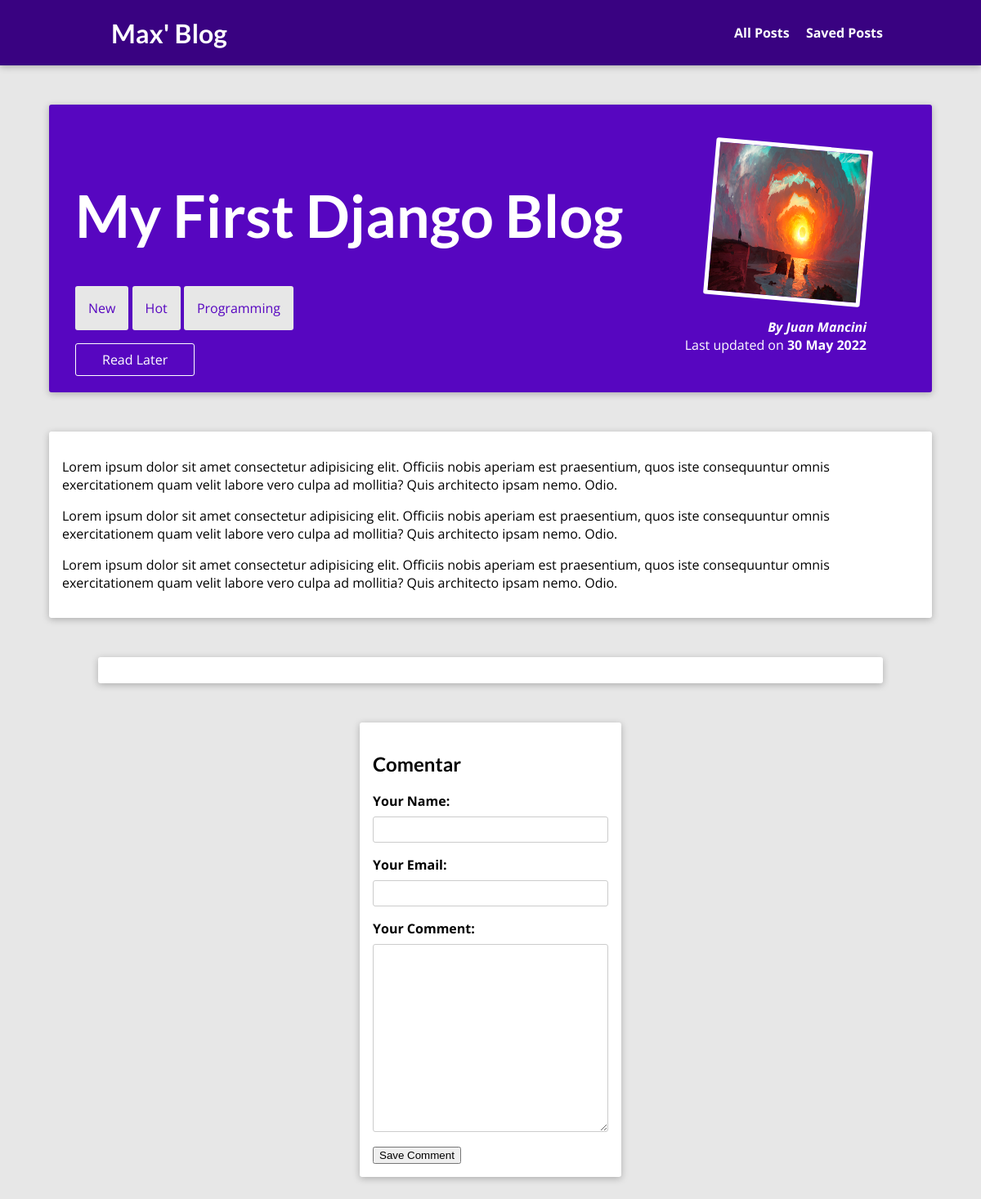
The app's page /posts/first-django-blog, older data.
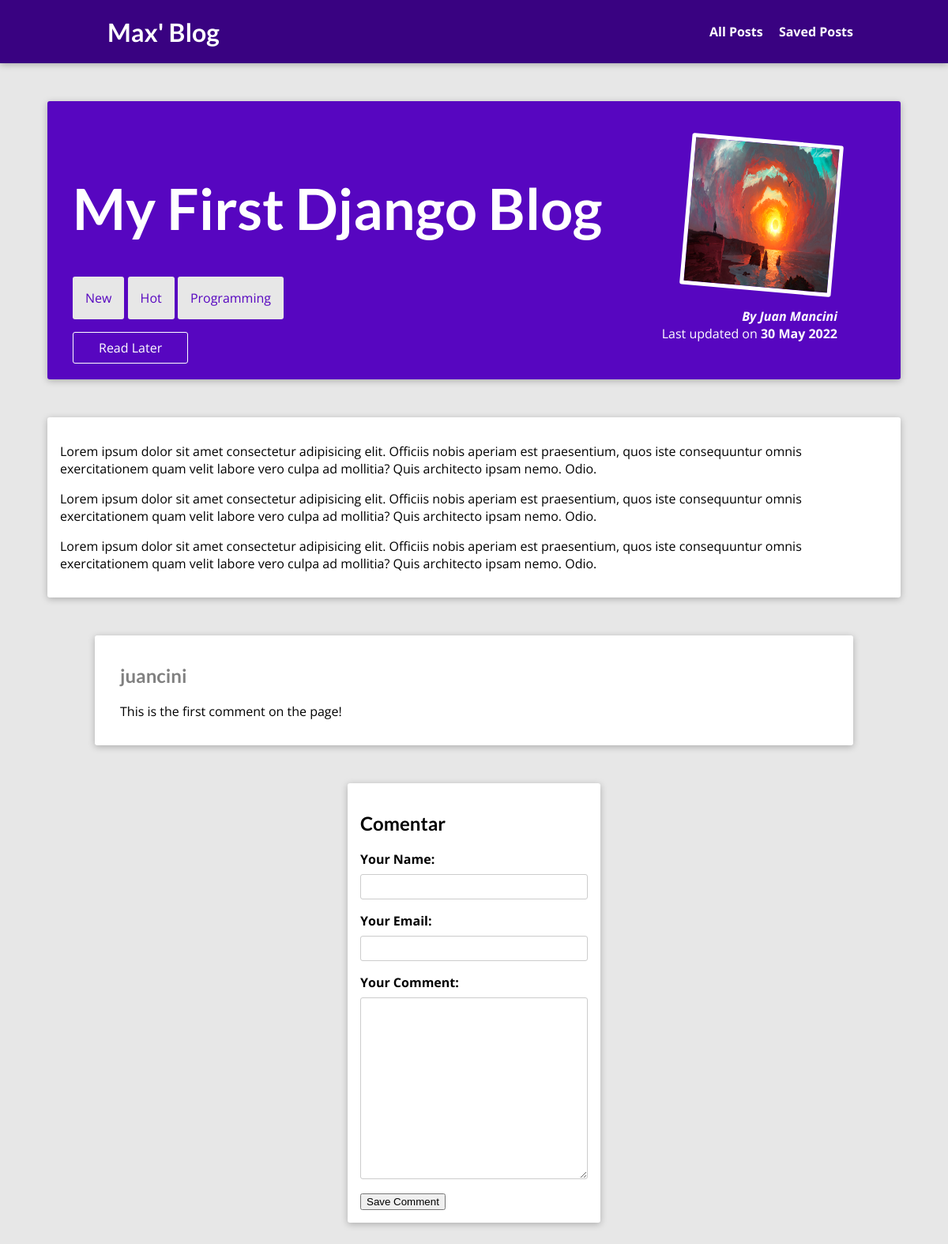
The same page, newer data.
### blog/models.py (models this page shows, shortened)
class Post(models.Model):
    title = models.CharField(max_length=150)
    excerpt = models.CharField(max_length=200)
    image = models.ImageField(upload_to="posts", null=True)
    date = models.DateField(auto_now=True)
    slug = models.SlugField(unique=True, db_index=True)
    content = models.TextField(validators=[MinLengthValidator(10)])
    author = models.ForeignKey(
        Author, on_delete=models.SET_NULL, related_name="posts", null=True)
    tags = models.ManyToManyField(Tag)

class Tag(models.Model):
  caption = models.CharField(max_length=20)

class Author(models.Model):
    first_name = models.CharField(max_length=100)
    last_name = models.CharField(max_length=100)
    email_address = models.EmailField()
    def full_name(self):
        return f"{self.first_name} {self.last_name}"
    def __str__(self) -> str:
        return self.full_name()

class Comment(models.Model):
    username = models.CharField(max_length=120)
    user_email = models.EmailField()
    text = models.TextField(max_length=500)
    date = models.DateField(auto_now=True)
    post = models.ForeignKey(Post, on_delete=models.CASCADE, related_name="comments", null=True)

### blog/views.py (the view, shortened to what this page needs)
# urls.py: path("posts/<slug:slug>", views.PostDetailView.as_view(),
class PostDetailView(View):
    def is_stored_post(self, request, post_id):
        stored_posts = request.session.get("stored_posts")
        if stored_posts is not None:
            is_saved_for_later = post_id in stored_posts
        else:
            is_saved_for_later = False
        print("IS_STORED_VALUE: ")
        print(is_saved_for_later)
        return is_saved_for_later
    def get(self, request, slug):
        post = Post.objects.get(slug=slug)
        context = {
            'post': post,
            'post_tags': post.tags.all(),
            'comment_form': CommentForm(),
            'comments': post.comments.all().order_by("-id"),
            'saved_for_later': self.is_stored_post(request, post.id)
        }
        return render(request, "blog/post-detail.html", context)

### blog/forms.py
class CommentForm(forms.ModelForm):
    class Meta:
        model = Comment
        exclude = ["post", "date"]
        labels = {
            "username": "Your Name",
            "user_email": "Your Email",
            "text": "Your Comment"
        }

### blog/templates/blog/post-detail.html (shortened to what this page needs)
{% extends "base.html" %}
{% load static %}
{% block css_files %}
<link rel="stylesheet" href="{% static "blog/post-detail.css" %}" />
{% endblock %}
{% block content %}
<section id="summary">
  <h2>{{ post.title|truncatechars:28 }}</h2>
  <div>
    {% for tag in post_tags %}
      <span class="tag">{{ tag.caption }}</span>
    {% endfor %}
  </div>
  <div id="read-later">
    <form action="{% url "read-later" %}" method="post">
        <button>
          {% if saved_for_later %}
          Remove from "Read Later"
          {% else %}
          Read Later
          {% endif %}
        </button>
    </form>
  </div>
  <article>
    <img src="{{ post.image.url }}" alt="{{ post.title }}" />
    <address>By <a href="mailto:{{ post.author.email_address }}">{{ post.author }}</a></address>
    <div>Last updated on <time>{{ post.date|date:"d M Y" }}</time></div>
  </article>
</section>
<main>
  {{ post.content|linebreaks }}
</main>
<section id="comments">
  <ul>
    {% for comment in comments %}
      <li>
        <h2>{{ comment.username }}</h2>
        <p>{{ comment.text|linebreaks }}</p>
      </li>
    {% endfor %}
  </ul>
</section>
<section id="comment-form">
  <h2>Comentar</h2>
  <form action="{% url 'post-detail-page' post.slug %}" method="POST">
    {% for form_field in comment_form %}
      <div class="form-control {% if form_field.errors %}invalid{% endif %}}">
        {{ form_field.label_tag }}
        {{ form_field }}
      </div>
    {% endfor %}
    <button>Save Comment</button>
  </form>
</section>
{% endblock %}

### templates/base.html (shortened to what this page needs)
{% load static %}
<!DOCTYPE html>
<html lang="en">
<head>
  <link rel="stylesheet" href="{% static "app.css" %}">
  {% block css_files %}{% endblock %}
</head>
<body>
  <header id="main-navigation">
    <h1><a href="{% url "starting-page" %}">Max' Blog</a></h1>
    <nav>
      <a href="{% url "posts-page" %}">All Posts</a>
      <a href="{% url "read-later" %}">Saved Posts</a>
    </nav>
  </header>
  {% block content %}
  {% endblock %}
</body>
</html>

### static/app.css (style rules this page uses)
* { box-sizing: border-box; }
html { font-family: 'Open Sans', 'Lato', sans-serif; }
body { margin: 0; }
h1, h2, h3 { font-family: 'Lato', sans-serif; font-weight: bold; }
#main-navigation { width: 100%; height: 5rem; display: flex; justify-content: space-between; align-items: center; padding: 0 10%; position: absolute; top: 0; left: 0; }
#main-navigation a { text-decoration: none; color: white; font-weight: bold; margin-left: 1rem; }

### blog/static/blog/post-detail.css (style rules this page uses)
body { background-color: #e7e7e7; }
#main-navigation { background-color: #390281; box-shadow: 0 2px 8px rgba(0, 0, 0, 0.25); }
#summary { margin: 8rem auto 3rem auto; padding: 2rem; width: 90%; max-width: 90rem; border-radius: 3px; background-color: #5706c0; position: relative; box-shadow: 0 2px 8px rgba(0, 0, 0, 0.25); height: 22rem; }
#summary h2 { color: white; font-size: 4.5rem; }
#summary article { position: absolute; top: 2rem; right: 3rem; padding: 1rem 2rem; border-radius: 3px; text-align: right; color: white; }
#summary article img { width: 12rem; height: 12rem; border-radius: 3px; transform: rotateZ(5deg); border: 5px solid white; margin-bottom: 1rem; }
#summary address { font-weight: bold; }
#summary a { color: white; text-decoration: none; }
#summary time { font-weight: bold; }
#read-later { margin: 2rem 0; }
#read-later button { background-color: transparent; border: 1px solid white; padding: 0.5rem 2rem; font: inherit; color: white; border-radius: 3px; }
main { width: 90%; max-width: 90rem; margin: 3rem auto; background-color: white; padding: 1rem; border-radius: 3px; box-shadow: 0 2px 8px rgba(0, 0, 0, 0.25); }
.tag { background-color: #e7e7e7; color: #5706c0; padding: 1rem; border-radius: 3px; }
#comment-form { margin: 3rem auto; width: 90%; max-width: 20rem; border-radius: 3px; background-color: white; box-shadow: 0 2px 8px rgba(0, 0, 0, 0.25); padding: 1rem; }
.form-control { margin-bottom: 1rem; }
.form-control label { font-weight: bold; margin-bottom: 0.5rem; display: block; }
.form-control input, .form-control textarea { display: block; width: 100%; font: inherit; padding: 0.25rem; border-radius: 3px; border: 1px solid #ccc; }
#comments { margin: 3rem auto; width: 90%; max-width: 60rem; border-radius: 3px; background-color: white; box-shadow: 0 2px 8px rgba(0, 0, 0, 0.25); padding: 1rem 2rem; }
#comments ul { list-style: none; margin: 0; padding: 0; }
#comments li { margin-bottom: 1rem; border-bottom: 2px solid #ccc; }
#comments li:last-of-type { border-bottom: none; }
#comments h2 { color: grey; }

Row changes from the older to the newer data that the page shows:
added Comment: username "juancini", text "This is the first comment on the page!"
